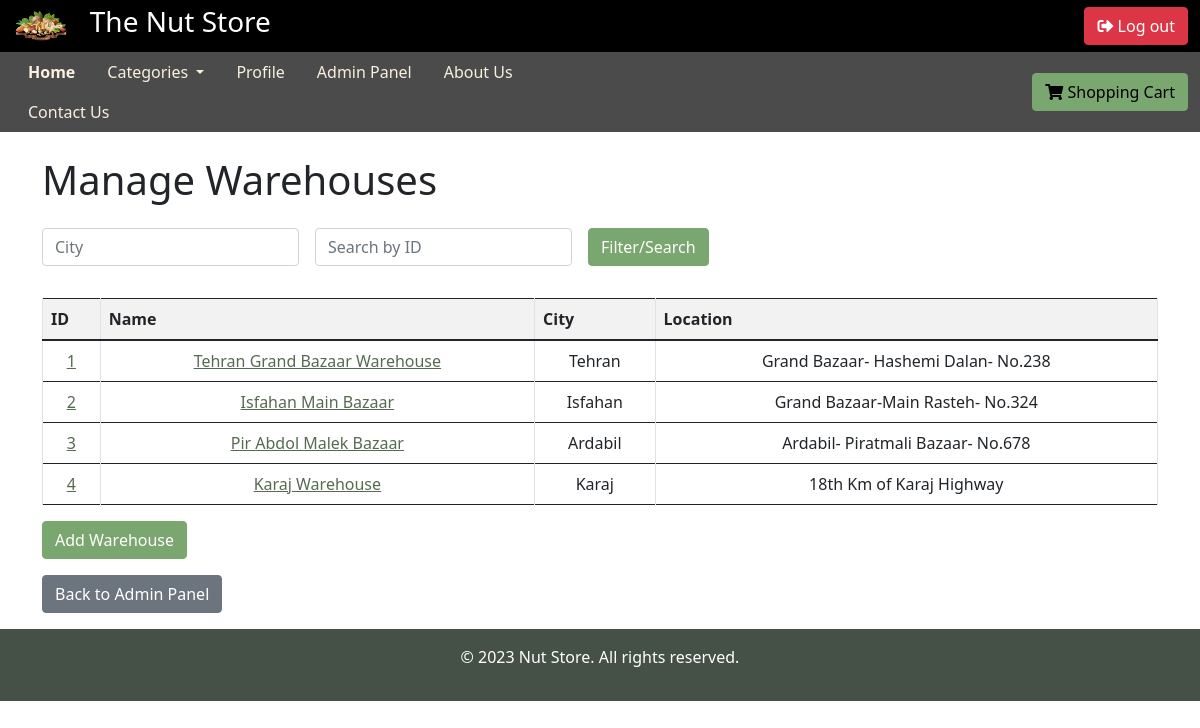
The page /admin_panel/manage_warehouses/ (signed in) on the database its author committed.
### Nutstore/models.py (models this page shows, shortened)
class Warehouse(models.Model):
    city = models.ForeignKey(City, on_delete=models.CASCADE)
    name = models.CharField(max_length=200)
    location = models.CharField(max_length = 500)

class City(models.Model):
    name = models.CharField(max_length=100)
    def __str__(self):
        return self.name

### Nutstore/views.py (the view)
# urls.py: path('admin_panel/manage_warehouses/', views.manage_warehouses, name='manage_warehouses'), #LIST ALL WAREHOUSES FOR ADMIN
@login_required
@user_passes_test(lambda u: u.is_superuser)
def manage_warehouses(request):
    categories = set(product.category for product in Product.objects.all())
    warehouses = Warehouse.objects.all()
    city = request.GET.get('city', None)
    if city:
        warehouses = warehouses.filter(city__iexact=city)
    search = request.GET.get('search', None)
    if search:
        warehouses = warehouses.filter(id__icontains=search)
    context = {
        'warehouses': warehouses,
        'categories': categories
    }
    return render(request, 'admin_panel/manage_warehouses.html', context)

### templates/admin_panel/manage_warehouses.html (shortened to what this page needs)
{% extends 'base.html' %}
{% block content %}
<div class="container">
  <h1 class="my-4">Manage Warehouses</h1>
  <form method="get" class="form-inline mb-4">
    <div class="form-group mb-2">
      <input type="text" class="form-control" id="city" name="city" placeholder="City" value="{{ request.GET.city }}">
    </div>
    <div class="form-group mx-sm-3 mb-2">
      <input type="text" class="form-control" id="search" name="search" placeholder="Search by ID" value="{{ request.GET.search }}">
    </div>
    <button type="submit" class="btn btn-primary mb-2">Filter/Search</button>
  </form>
  <div class="table-responsive">
    <table class="table table-bordered table-hover">
      <thead>
        <tr>
          <th scope="col">ID</th>
          <th scope="col">Name</th>
          <th scope="col">City</th>
          <th scope="col">Location</th>
        </tr>
      </thead>
      <tbody>
        {% for warehouse in warehouses %}
        <tr>
          <td class="align-middle"><a href="{% url 'warehouse_detail' warehouse.id %}" class="text-blue">{{ warehouse.id }}</a></td>
          <td class="align-middle"><a href="{% url 'warehouse_detail' warehouse.id %}" class="text-blue">{{ warehouse.name }}</a></td>
          <td class="align-middle">{{ warehouse.city }}</td>
          <td class="align-middle">{{ warehouse.location }}</td>
        </tr>
        {% empty %}
        <tr>
          <td colspan="4" class="text-center">No warehouses found.</td>
        </tr>
        {% endfor %}
      </tbody>
    </table>
  </div>
  <p><a href="{% url 'create_warehouse' %}" class="btn btn-primary">Add Warehouse</a></p>
  <p><a href="{% url 'admin_panel' %}" class="btn btn-secondary">Back to Admin Panel</a></p>
</div>
{% endblock %}

### static/css/base.css (style rules this page uses)
table { border-collapse: collapse; width: 100%; }
td { padding: 0; vertical-align: top; text-align: center; }

### templates/admin_panel/manage_warehouses.html (style rules this page uses)
.table-responsive { overflow-x: auto; }
.table td, .table th { vertical-align: middle; }
.table th { font-weight: bold; background-color: #f2f2f2; }
.text-blue { color: #556b4f; }
.btn-primary { color: white; background-color: #7aa66f; border-color: #7aa66f; }

### rows shown on the page
Warehouse: id "1", name "Tehran Grand Bazaar Warehouse", city "Tehran", location "Grand Bazaar- Hashemi Dalan- No.238"
Warehouse: id "2", name "Isfahan Main Bazaar", city "Isfahan", location "Grand Bazaar-Main Rasteh- No.324"
Warehouse: id "3", name "Pir Abdol Malek Bazaar", city "Ardabil", location "Ardabil- Piratmali Bazaar- No.678"
Warehouse: id "4", name "Karaj Warehouse", city "Karaj", location "18th Km of Karaj Highway"
